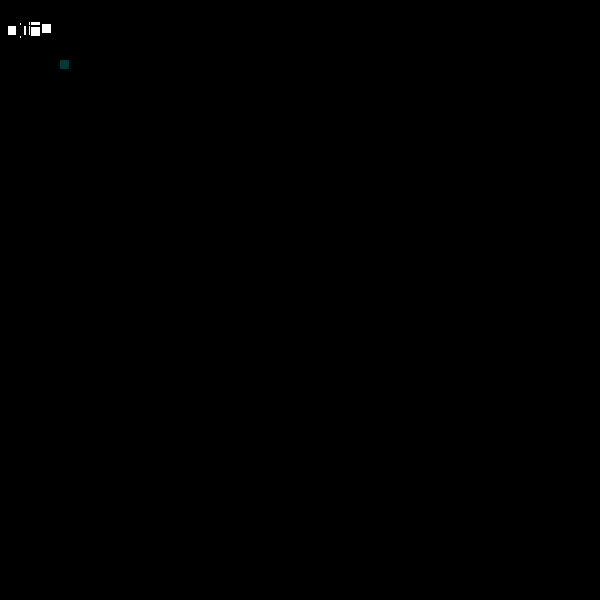
Frame 1 (no input)
Frame 60 (the mouse pressed at the canvas centre just before this capture): identical to frame 1, image omitted
Frame 120 (the mouse held since frame 60 and released just before this capture): identical to frame 1, image omitted

The Processing sketch that drew this single still picture (run headless with seeded random() and noise(); from frame 60 on, the mouse is pressed at the canvas centre):

// Processing sketch: ConwayTest
// ── ConwayTest.pde
MainDisplayer main = new MainDisplayer();
ArrayList<Square> MainSquares = new ArrayList<Square>(); 
ArrayList<Detectors> Locations = new  ArrayList<Detectors>();
ArrayList<Square> visibleSquares = new ArrayList<Square>(); 
final int scale = 60; 

void setup(){
  size(600,600);
  System.out.println("INIT");
  main.firstDo();
  main.display();
  for(float i = 0; i < scale; i++){
    for(float j = 0; j < scale; j++){
      visibleSquares.add(new Square(i,j));
    }
  }
}

void draw(){
  background(0,0,0);
  fill(0,55,55);
  for(Square square: visibleSquares){
    square.display();
  }
  fill(255,255,255);
  main.display();
}

boolean squareIn(float x, float y){
  for(Square square: MainSquares){
    if((square.x == x)
     && (square.y == y)){
      return true;
    }
  }
  return false;
}

void mouseClicked(){      
  main.addSquare((mouseX -(mouseX % (600/scale)))*scale/600,
                 (mouseY -(mouseY % (600/scale)))*scale/600);
}

void keyPressed(){
  main.update();
  if (key == 'b'){
    main.firstDo();
  }
}
// ── Detectors.pde
class Detectors {
  float x,y;
  int surrounding;
  boolean inside = false;
  
  Detectors(float _x, float _y){
    this.x = _x;
    this.y = _y;
    this.surrounding = 0;
  }
 
  int betterMod(float num, float modder){
    return int(((num % modder)+ modder) % modder);
  }
 
 void update(){
   this.inside = false;
   this.surrounding = 0;
   for(Square square: MainSquares){
      if ((square.x == betterMod(this.x - 1, scale)||square.x == this.x||square.x == betterMod(this.x + 1, scale))
      &&(square.y == betterMod(this.y - 1, scale)||square.y == this.y||square.y == betterMod(this.y + 1, scale))){
        if ((square.x == this.x) && (square.y == this.y)){
          this.inside = true;
        } else{
          this.surrounding += 1;
        }
      }
    }
  }
  
  void next(){
    if ((this.surrounding == 3) || (this.surrounding == 2 && inside)){
        MainSquares.add(new Square(this.x,this.y));
    }   
  }
}
// ── MainDisplayer.pde
class MainDisplayer {
  
  MainDisplayer(){
  }
  void update(){
  //   for(Square square: MainSquares){
  //    square.update();
  //  }
  
    for(Detectors detector: Locations){
        detector.update();
     }
 
    MainSquares.removeAll(MainSquares);
    
     for(Detectors detector: Locations){
        detector.next();
     }
    
  }
  void addSquare(float xInp, float yInp){
      MainSquares.add(new Square(xInp,yInp));
    
  }
  void display(){
    for(Square square: MainSquares){
      square.display();
    }
  }
  void glider(float _x, float _y){
  /*  MainSquares.add(new Square(_x+10,_y));
    MainSquares.add(new Square(_x+20,_y+10));
    MainSquares.add(new Square(_x,_y+20));
    MainSquares.add(new Square(_x+10,_y+20));
    MainSquares.add(new Square(_x+20,_y+20));*/
    
    MainSquares.add(new Square(_x+1,_y));
    MainSquares.add(new Square(_x+2,_y+1));
    MainSquares.add(new Square(_x,_y+2));
    MainSquares.add(new Square(_x+1,_y+2));
    MainSquares.add(new Square(_x+2,_y+2));
  }
void gliderGun(float _x, float _y){
    MainSquares.add(new Square(_x,_y+4));
    MainSquares.add(new Square(_x,_y+5));
    MainSquares.add(new Square(_x+1,_y+4));
    MainSquares.add(new Square(_x+1,_y+5));
    
//first unconnected left
    MainSquares.add(new Square(_x+10,_y+4));
    MainSquares.add(new Square(_x+10,_y+5));
    MainSquares.add(new Square(_x+10,_y+6));
    MainSquares.add(new Square(_x+11,_y+3));
    MainSquares.add(new Square(_x+11,_y+7));
    MainSquares.add(new Square(_x+12,_y+8));
    MainSquares.add(new Square(_x+12,_y+2));
    MainSquares.add(new Square(_x+13,_y+8));
    MainSquares.add(new Square(_x+13,_y+2));
    
    //theres more...
    MainSquares.add(new Square(_x+14,_y+5));
    MainSquares.add(new Square(_x+15,_y+3));
    MainSquares.add(new Square(_x+15,_y+7));
    MainSquares.add(new Square(_x+16,_y+4));
    MainSquares.add(new Square(_x+16,_y+5));
    MainSquares.add(new Square(_x+16,_y+6));
    MainSquares.add(new Square(_x+17,_y+5));

//second symmetrical
    MainSquares.add(new Square(_x+20,_y+2));
    MainSquares.add(new Square(_x+20,_y+3));
    MainSquares.add(new Square(_x+20,_y+4));
    MainSquares.add(new Square(_x+21,_y+2));
    MainSquares.add(new Square(_x+21,_y+3));
    MainSquares.add(new Square(_x+21,_y+4));

    MainSquares.add(new Square(_x+22,_y+1));
    MainSquares.add(new Square(_x+22,_y+5));


    MainSquares.add(new Square(_x+24,_y));
    MainSquares.add(new Square(_x+24,_y+1));
    
    MainSquares.add(new Square(_x+24,_y+5));
    MainSquares.add(new Square(_x+24,_y+6));


//latter square
    //MainSquares.add(new Square(_x+37,_y+2));
    //MainSquares.add(new Square(_x+37,_y+3));
    //MainSquares.add(new Square(_x+38,_y+2));
    //MainSquares.add(new Square(_x+38,_y+3));

    MainSquares.add(new Square(_x+34,_y+2));
    MainSquares.add(new Square(_x+34,_y+3));
    MainSquares.add(new Square(_x+35,_y+2));
    MainSquares.add(new Square(_x+35,_y+3));


}
void firstDo(){
    //for(float i = 0; i < 600; i+=10){
    //  MainSquares.add(new Square(i,i));
    //}
 //   for(float i = 0; i < 60; i++){
   //   MainSquares.add(new Square(i,i));
    //}
    /* for(float i = 0; i < 60; i++){
        for(float j = 0; j < 60; j++){
          MainSquares.add(new Square(i,j));
        }
    }*/
    MainSquares.removeAll(MainSquares);
    Locations.removeAll(Locations);
    //for(float i = 0; i < 60; i++){
    //    for(float j = 0; j < 60; j++){
    //      Locations.add(new Detectors(i,j));
    //    }
    //}
    for(float i = 0; i < scale; i++){
        for(float j = 0; j < scale; j++){
          Locations.add(new Detectors(i,j));
        }
    }

    
    
     gliderGun(6,20);
  }


}
// ── Square.pde
class Square{
  float x,y;
  
  Square(float _x, float _y){
    this.x = _x;
    this.y = _y;
  }
  
  private void display(){
    //rect(this.x*10,this.y*10,10,10);
    rect(this.x,this.y,10,10);
  }

}
